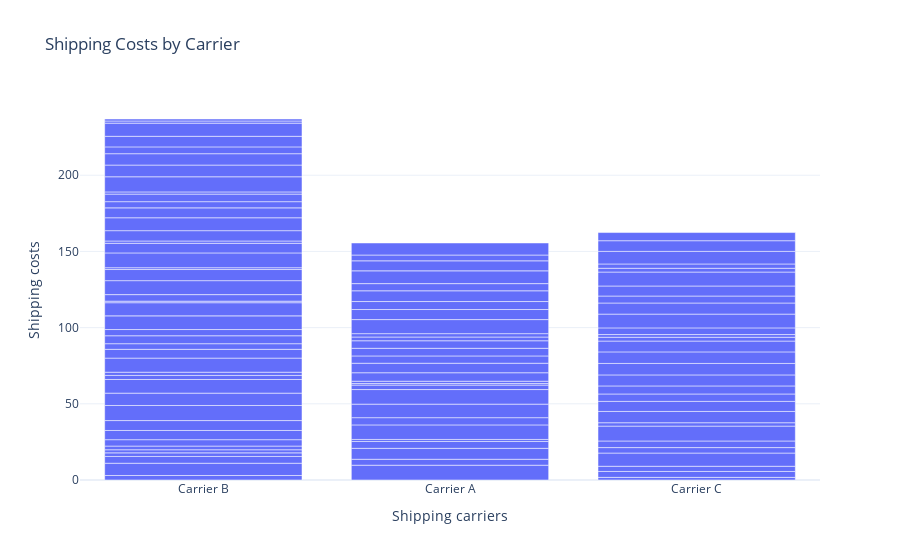

Notebook cell for this chart:
### Code cell
shipping_cost_chart = px.bar(df, x='Shipping carriers',
                             y='Shipping costs',
                             title='Shipping Costs by Carrier')
shipping_cost_chart.show()

### Figure 1 — Plotly figure (JSON) as saved in the notebook; plotly's stock layout.template omitted (floating-point values rounded to 4 significant figures)
{"data": [{"alignmentgroup": "True", "hovertemplate": "Shipping carriers=%{x}<br>Shipping costs=%{y}<extra></extra>", "legendgroup": "", "marker": {"color": "#636efa", "pattern": {"shape": ""}}, "name": "", "offsetgroup": "", "orientation": "v", "showlegend": false, "textposition": "auto", "type": "bar", "x": ["Carrier B", "Carrier A", "Carrier B", "Carrier C", "Carrier A", "Carrier B", "Carrier C", "Carrier B", "Carrier C", "Carrier A", "Carrier C", "Carrier A", "Carrier A", "Carrier A", "Carrier B", "Carrier B", "Carrier B", "Carrier C", "Carrier C", "Carrier A", "Carrier A", "Carrier B", "Carrier A", "Carrier A", "Carrier C", "Carrier C", "Carrier B", "Carrier C", "Carrier B", "Carrier B", "Carrier B", "Carrier B", "Carrier C", "Carrier C", "Carrier A", "Carrier C", "Carrier B", "Carrier A", "Carrier B", "Carrier A", "Carrier C", "Carrier B", "Carrier C", "Carrier B", "Carrier C", "Carrier B", "Carrier B", "Carrier B", "Carrier C", "Carrier C", "Carrier A", "Carrier A", "Carrier B", "Carrier B", "Carrier B", "Carrier A", "Carrier C", "Carrier B", "Carrier A", "Carrier B", "Carrier C", "Carrier C", "Carrier C", "Carrier A", "Carrier C", "Carrier C", "Carrier A", "Carrier C", "Carrier B", "Carrier B", "Carrier B", "Carrier A", "Carrier A", "Carrier B", "Carrier A", "Carrier C", "Carrier A", "Carrier B", "Carrier B", "Carrier B", "Carrier C", "Carrier B", "Carrier A", "Carrier B", "Carrier A", "Carrier C", "Carrier B", "Carrier A", "Carrier A", "Carrier B", "Carrier B", "Carrier B", "Carrier B", "Carrier C", "Carrier B", "Carrier B", "Carrier C", "Carrier A", "Carrier B", "Carrier B"], "xaxis": "x", "y": [2.957, 9.717, 8.054, 1.73, 3.891, 4.444, 3.881, 2.348, 3.405, 7.167, 8.673, 4.524, 1.325, 9.537, 2.04, 2.422, 4.191, 3.585, 4.339, 4.743, 8.878, 6.038, 9.568, 2.925, 9.741, 2.231, 6.508, 7.407, 9.898, 8.101, 8.955, 2.68, 6.599, 4.858, 1.019, 5.288, 2.108, 1.533, 9.236, 5.563, 7.23, 5.773, 7.526, 3.694, 7.577, 5.215, 4.071, 8.979, 7.096, 2.506, 6.248, 4.783, 8.631, 1.013, 4.305, 5.014, 1.774, 9.161, 4.938, 7.294, 4.381, 9.03, 7.292, 2.458, 4.585, 6.581, 2.216, 9.148, 1.194, 9.705, 6.316, 9.228, 6.6, 1.513, 5.238, 2.474, 7.055, 6.781, 8.467, 6.496, 2.833, 4.066, 4.708, 4.95, 8.382, 8.249, 1.454, 6.576, 3.801, 9.93, 7.674, 7.472, 4.47, 7.006, 6.943, 8.63, 5.353, 7.905, 1.41, 1.311], "yaxis": "y"}], "layout": {"barmode": "relative", "legend": {"tracegroupgap": 0}, "title": {"text": "Shipping Costs by Carrier"}, "xaxis": {"anchor": "y", "domain": [0, 1], "title": {"text": "Shipping carriers"}}, "yaxis": {"anchor": "x", "domain": [0, 1], "title": {"text": "Shipping costs"}}}}
